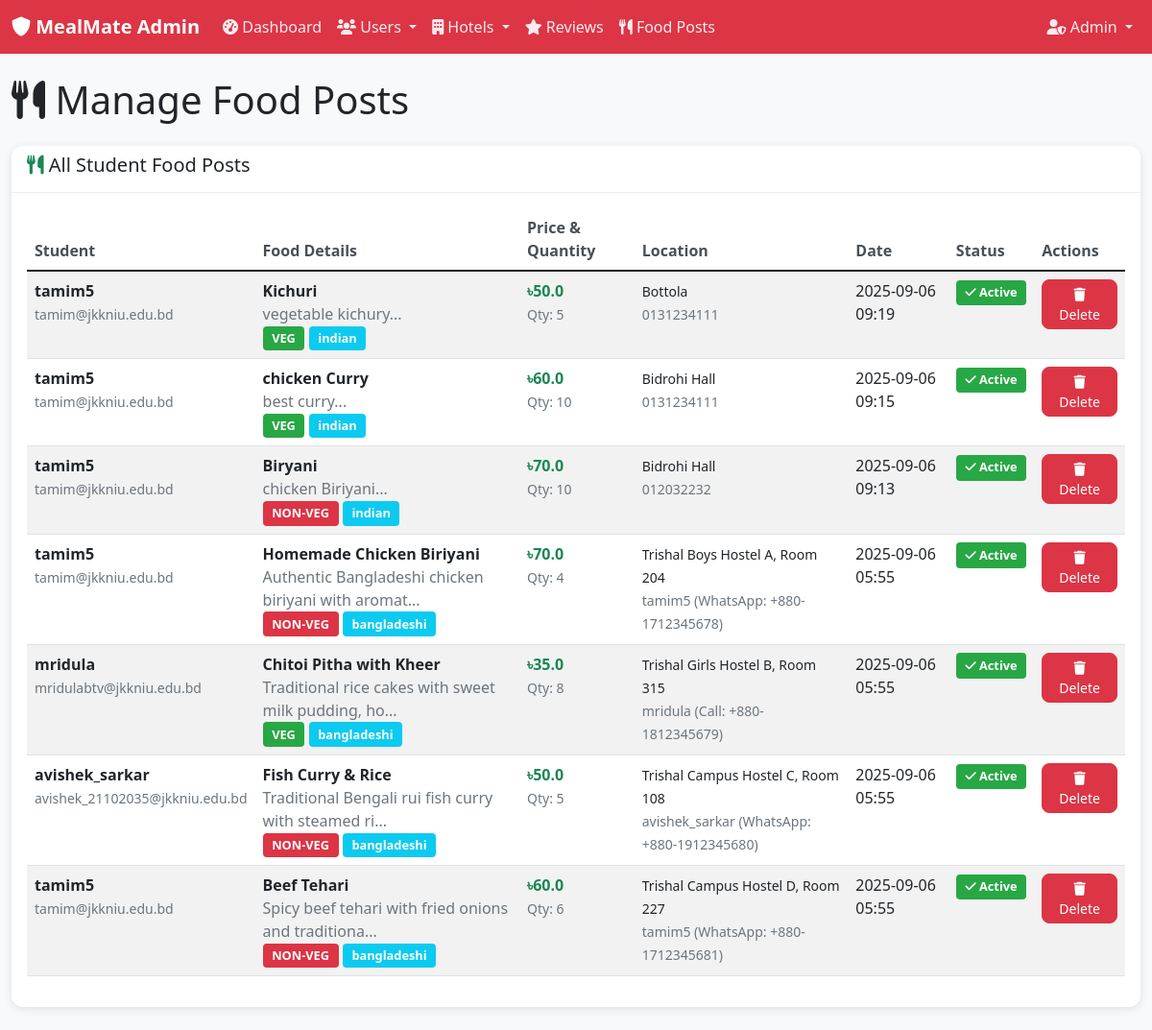
/admin/food-posts (signed in), run on the app's committed database.
### models.py (models this page shows, shortened)
class StudentFoodPost(db.Model):
    __tablename__ = 'student_food_posts'
    id = db.Column(db.Integer, primary_key=True)
    user_id = db.Column(db.Integer, db.ForeignKey('users.id'), nullable=False)
    title = db.Column(db.String(100), nullable=False)
    description = db.Column(db.Text, nullable=False)
    price = db.Column(db.Float, nullable=False)
    quantity = db.Column(db.Integer, nullable=False)
    food_type = db.Column(db.String(50), nullable=False)  # veg, non-veg, vegan
    cuisine = db.Column(db.String(50), nullable=True)  # indian, chinese, italian, etc.
    location = db.Column(db.String(100), nullable=False)  # hostel block, room number
    contact_info = db.Column(db.String(100), nullable=False)
    image_url = db.Column(db.String(255), nullable=True)
    is_available = db.Column(db.Boolean, default=True)
    created_at = db.Column(db.DateTime, default=datetime.utcnow)
    expires_at = db.Column(db.DateTime, default=lambda: datetime.utcnow() + timedelta(hours=24))

class User(db.Model):
    __tablename__ = 'users'
    id = db.Column(db.Integer, primary_key=True)
    username = db.Column(db.String(80), unique=True, nullable=False)
    reg_number = db.Column(db.String(20), unique=True, nullable=False)
    email = db.Column(db.String(120), unique=True, nullable=False)
    password_hash = db.Column(db.String(255), nullable=False)
    created_at = db.Column(db.DateTime, default=datetime.utcnow)
    is_active = db.Column(db.Boolean, default=True)
    is_approved = db.Column(db.Boolean, default=False)  # Admin approval required
    approved_by = db.Column(db.Integer, db.ForeignKey('admins.id'), nullable=True)
    approved_at = db.Column(db.DateTime, nullable=True)
    reviews = db.relationship('Review', backref='user', lazy=True, cascade='all, delete-orphan')
    food_posts = db.relationship('StudentFoodPost', backref='user', lazy=True, cascade='all, delete-orphan')

### app.py (the view)
    @app.route('/admin/food-posts')
    def admin_food_posts():
        if not require_admin_login():
            return redirect(url_for('admin_login'))
        food_posts = StudentFoodPost.query.order_by(StudentFoodPost.created_at.desc()).all()
        return render_template('admin/food_posts.html',
                             food_posts=food_posts,
                             current_admin=get_current_admin(),
                             current_time=datetime.utcnow())

### templates/admin/food_posts.html (shortened to what this page needs)
{% extends "admin/base.html" %}
{% block content %}
<div class="row">
    <div class="col-12">
        <h1 class="mb-4">
            <i class="fas fa-utensils"></i> Manage Food Posts
        </h1>
    </div>
</div>
<div class="row">
    <div class="col-12">
        <div class="card">
            <div class="card-header">
                <h5><i class="fas fa-utensils text-success"></i> All Student Food Posts</h5>
            </div>
            <div class="card-body">
                {% if food_posts %}
                <div class="table-responsive">
                    <table class="table table-striped">
                        <thead>
                            <tr>
                                <th>Student</th>
                                <th>Food Details</th>
                                <th>Price & Quantity</th>
                                <th>Location</th>
                                <th>Date</th>
                                <th>Status</th>
                                <th>Actions</th>
                            </tr>
                        </thead>
                        <tbody>
                            {% for post in food_posts %}
                            <tr id="post-{{ post.id }}">
                                <td>
                                    <strong>{{ post.user.username }}</strong><br>
                                    <small class="text-muted">{{ post.user.email }}</small>
                                </td>
                                <td>
                                    <strong>{{ post.title }}</strong><br>
                                    <span class="text-muted">{{ post.description[:50] }}...</span><br>
                                    <span class="badge bg-{% if post.food_type == 'veg' %}success{% else %}danger{% endif %}">
                                        {{ post.food_type.upper() }}
                                    </span>
                                    <span class="badge bg-info">{{ post.cuisine }}</span>
                                </td>
                                <td>
                                    <strong class="text-success">৳{{ post.price }}</strong><br>
                                    <small class="text-muted">Qty: {{ post.quantity }}</small>
                                </td>
                                <td>
                                    <small>{{ post.location }}</small><br>
                                    <small class="text-muted">{{ post.contact_info }}</small>
                                </td>
                                <td>{{ post.created_at.strftime('%Y-%m-%d %H:%M') }}</td>
                                <td>
                                    {% if post.expires_at > current_time %}
                                        <span class="badge bg-success">
                                            <i class="fas fa-check"></i> Active
                                        </span>
                                    {% else %}
                                        <span class="badge bg-secondary">
                                            <i class="fas fa-clock"></i> Expired
                                        </span>
                                    {% endif %}
                                </td>
                                <td>
                                    <button class="btn btn-danger btn-sm"
                                            onclick="deleteFoodPost({{ post.id }}, '{{ post.title }}')">
                                        <i class="fas fa-trash"></i> Delete
                                    </button>
                                </td>
                            </tr>
                            {% endfor %}
                        </tbody>
                    </table>
                </div>
                {% else %}
                <div class="text-center py-5">
                    <i class="fas fa-utensils fa-3x text-muted mb-3"></i>
                    <h5 class="text-muted">No food posts found</h5>
                    <p class="text-muted">No student food posts have been created yet.</p>
                </div>
                {% endif %}
            </div>
        </div>
    </div>
</div>
{% endblock %}

### static/css/admin.css (style rules this page uses)
body { background-color: #f8f9fa; }
.card { border: none; border-radius: 12px; box-shadow: 0 2px 10px rgba(0, 0, 0, 0.1); margin-bottom: 1.5rem; }
.card-header { background-color: white; border-bottom: 1px solid #e9ecef; border-radius: 12px 12px 0 0 !important; font-weight: 600; }
.table th { font-weight: 600; color: #495057; border-top: none; }
.badge { font-size: 0.8rem; padding: 0.4rem 0.6rem; }
.btn { border-radius: 8px; font-weight: 500; }
.btn-sm { padding: 0.25rem 0.8rem; font-size: 0.875rem; }
.table-responsive { border-radius: 8px; }
.badge.bg-success { background-color: #28a745 !important; }

### data on the page
StudentFoodPost: user.username "tamim5", user.email "tamim@jkkniu.edu.bd", title "Kichuri", description "vegetable kichury", food_type "VEG", cuisine "indian", price "50.0", quantity "5", location "Bottola", contact_info "0131234111", created_at "2025-09-06 09:19", shows "Active"
StudentFoodPost: user.username "tamim5", user.email "tamim@jkkniu.edu.bd", title "chicken Curry", description "best curry", food_type "VEG", cuisine "indian", price "60.0", quantity "10", location "Bidrohi Hall", contact_info "0131234111", created_at "2025-09-06 09:15", shows "Active"
StudentFoodPost: user.username "tamim5", user.email "tamim@jkkniu.edu.bd", title "Biryani", description "chicken Biriyani", food_type "NON-VEG", cuisine "indian", price "70.0", quantity "10", location "Bidrohi Hall", contact_info "012032232", created_at "2025-09-06 09:13", shows "Active"
StudentFoodPost: user.username "tamim5", user.email "tamim@jkkniu.edu.bd", title "Homemade Chicken Biriyani", description "Authentic Bangladeshi chicken biriyani with aromat", food_type "NON-VEG", cuisine "bangladeshi", price "70.0", quantity "4", location "Trishal Boys Hostel A, Room 204", contact_info "tamim5 (WhatsApp: +880-1712345678)", created_at "2025-09-06 05:55", shows "Active"
StudentFoodPost: user.username "mridula", user.email "mridulabtv@jkkniu.edu.bd", title "Chitoi Pitha with Kheer", description "Traditional rice cakes with sweet milk pudding, ho", food_type "VEG", cuisine "bangladeshi", price "35.0", quantity "8", location "Trishal Girls Hostel B, Room 315", contact_info "mridula (Call: +880-1812345679)", created_at "2025-09-06 05:55", shows "Active"
StudentFoodPost: user.username "avishek_sarkar", user.email "avishek_21102035@jkkniu.edu.bd", title "Fish Curry & Rice", description "Traditional Bengali rui fish curry with steamed ri", food_type "NON-VEG", cuisine "bangladeshi", price "50.0", quantity "5", location "Trishal Campus Hostel C, Room 108", contact_info "avishek_sarkar (WhatsApp: +880-1912345680)", created_at "2025-09-06 05:55", shows "Active"
StudentFoodPost: user.username "tamim5", user.email "tamim@jkkniu.edu.bd", title "Beef Tehari", description "Spicy beef tehari with fried onions and traditiona", food_type "NON-VEG", cuisine "bangladeshi", price "60.0", quantity "6", location "Trishal Campus Hostel D, Room 227", contact_info "tamim5 (WhatsApp: +880-1712345681)", created_at "2025-09-06 05:55", shows "Active"
